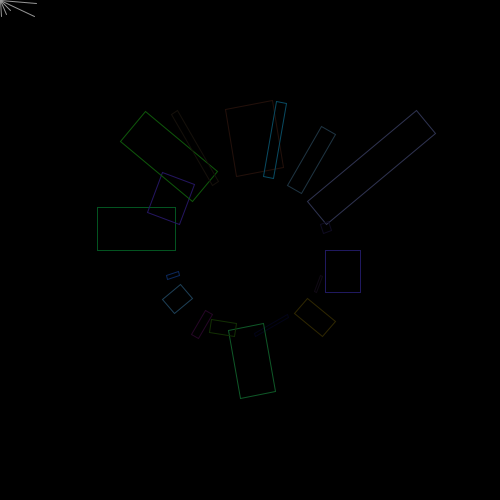
Frame 1 (no input)
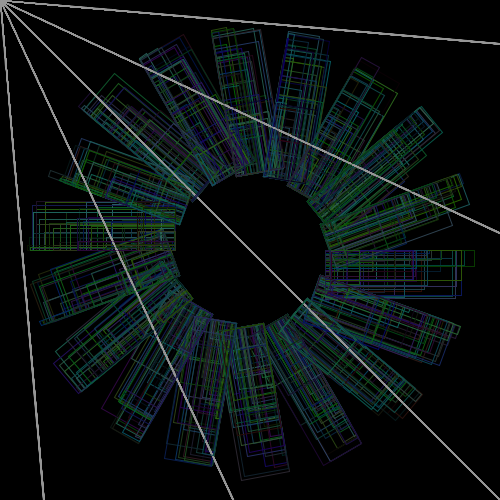
Frame 60 (the mouse pressed at the canvas centre just before this capture)
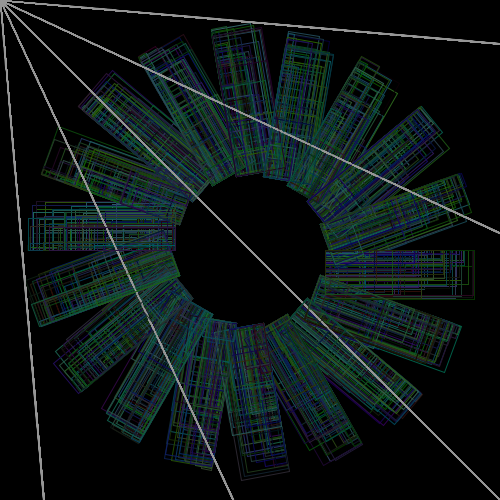
Frame 120 (the mouse held since frame 60 and released just before this capture)

The Processing sketch that drew these frames (run headless with seeded random() and noise(); from frame 60 on, the mouse is pressed at the canvas centre):

// Processing sketch: processing_37850
// ── processing_37850.pde

void setup() {
  size(500, 500);
  smooth();
  background(0);
  noFill();
}

int x = 10;

void draw() {
  frameRate(10);
  for (int i=0; i< 360; i +=20) {
      pushMatrix();
    translate(width/2, height/2); //moves to center
    rotate(radians(i));
    translate(75, 0); //moves rectangles equal distance from center
    stroke(random(50), random(100), random(100)); //rectangle changing colors
    rect(0, 0, random(150), random(50));
    stroke(random(100), random(50), random(200));
    popMatrix();
    
    pushMatrix();
    stroke(150);
    rotate(radians(i));
    line(0,0,x,x);
    x++;
    popMatrix();
  }
}
